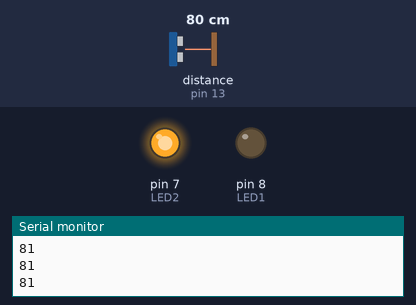
A sketch run on a simulated Arduino Uno, built with avr-gcc and run on an emulated ATmega328P. Shown: output pins drawn as LEDs (lit = HIGH), the last lines printed to the serial monitor. Wiring (inferred from the names in the program): ultrasonic range finder: trigger pin 12; echo pin 13. Inputs (shaded band) come from the test bench; at power-on: distance to the obstacle (sensor on pin 13) 80 cm. The echo pulse lasts 58.3 µs per cm; pins used as bus, display or sensor lines are not drawn.

Above: at 1.2 s.
1.3 s: distance to the obstacle (sensor on pin 13) set to 9 cm
At 2.5 s:
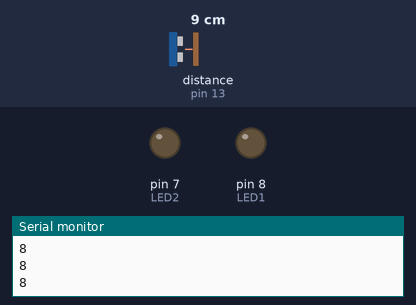
2.8 s: distance to the obstacle (sensor on pin 13) set to 2 cm
At 3.9 s:
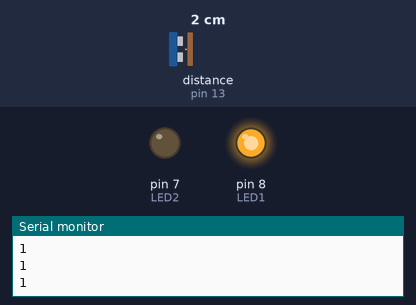
4.3 s: distance to the obstacle (sensor on pin 13) set to 18 cm
At 5.1 s:
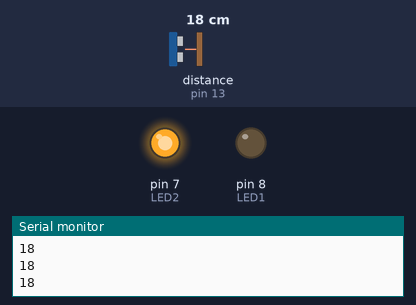
5.8 s: distance to the obstacle (sensor on pin 13) set to 4 cm
At 6.3 s:
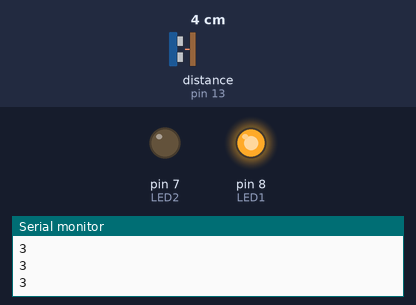
Timing chart, 0 to 8.3 s (numbered marks = the images above; inputs shaded):
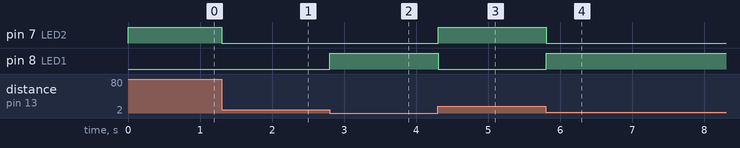

Measured:
- after the input at 1.3 s, pin 7 (LED2): HIGH → LOW at once
- after the input at 2.8 s, pin 8 (LED1): LOW → HIGH at once
- after the input at 4.3 s, pin 7 (LED2): LOW → HIGH at once; pin 8 (LED1): HIGH → LOW at once
- after the input at 5.8 s, pin 7 (LED2): HIGH → LOW at once; pin 8 (LED1): LOW → HIGH at once

The sketch:

son.ino
```cpp
const int trig = 12;
const int echo = 13;

const int LED1 = 8;
const int LED2 = 7;


int duration = 0;
int distance = 0;

void setup()
{
  pinMode(trig , OUTPUT);
  pinMode(echo , INPUT);

  pinMode(LED1 , OUTPUT);
  pinMode(LED2 , OUTPUT);


  Serial.begin(9600);

}

void loop()
{
  digitalWrite(trig , HIGH);
  delayMicroseconds(1000);
  digitalWrite(trig , LOW);


  duration = pulseIn(echo , HIGH);
  distance = (duration/2) / 28.5 ;
  Serial.println(distance);


  if ( distance <= 7 )
  {
    digitalWrite(LED1, HIGH);
  }
  else
  {
    digitalWrite(LED1, LOW);
  }
  if ( distance > 8 )
  {
    digitalWrite(LED2, HIGH);
  }
  else
  {
    digitalWrite(LED2, LOW);
  }
}
```
